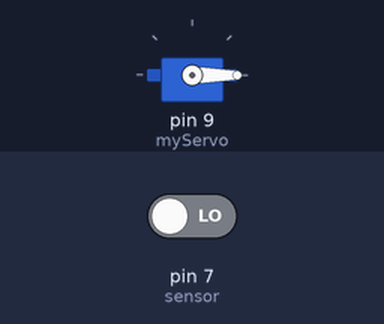
A sketch run on a simulated Arduino Uno, built with avr-gcc and run on an emulated ATmega328P. Parts: servo. Inputs (shaded band) come from the test bench; at power-on: pin 7 (sensor) LOW.

Above: at 1.8 s.
1.9 s: pin 7 (sensor) driven HIGH
At 2.5 s:
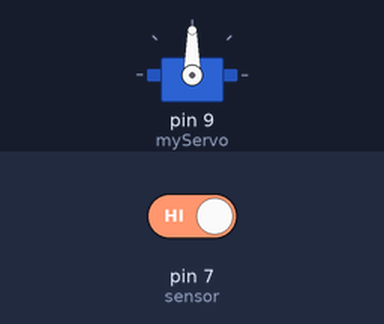
3.5 s: pin 7 (sensor) driven LOW
At 4.9 s:
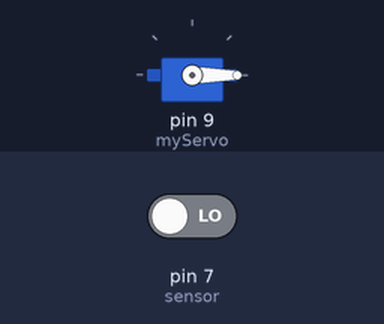
Timing chart, 0 to 6.5 s (numbered marks = the images above; inputs shaded):
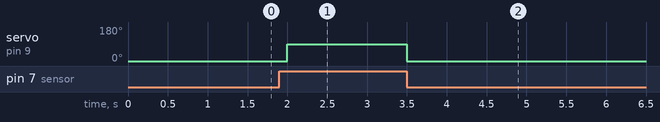

Measured:
- after the input at 1.9 s, servo on pin 9 (myServo): 0° → 90° after 0.10 s
- after the input at 3.5 s, servo on pin 9 (myServo): 90° → 0° at once

The sketch:

ad.ino
```cpp
#include <Servo.h>

Servo myServo;
int sensor = 7;

void setup() {
  pinMode(sensor, INPUT);
  myServo.attach(9);
}

void loop() {
  int value = digitalRead(sensor);

  if (value == HIGH) {
    myServo.write(90);
  } else {
    myServo.write(0);
  }

  delay(500);
}
```
